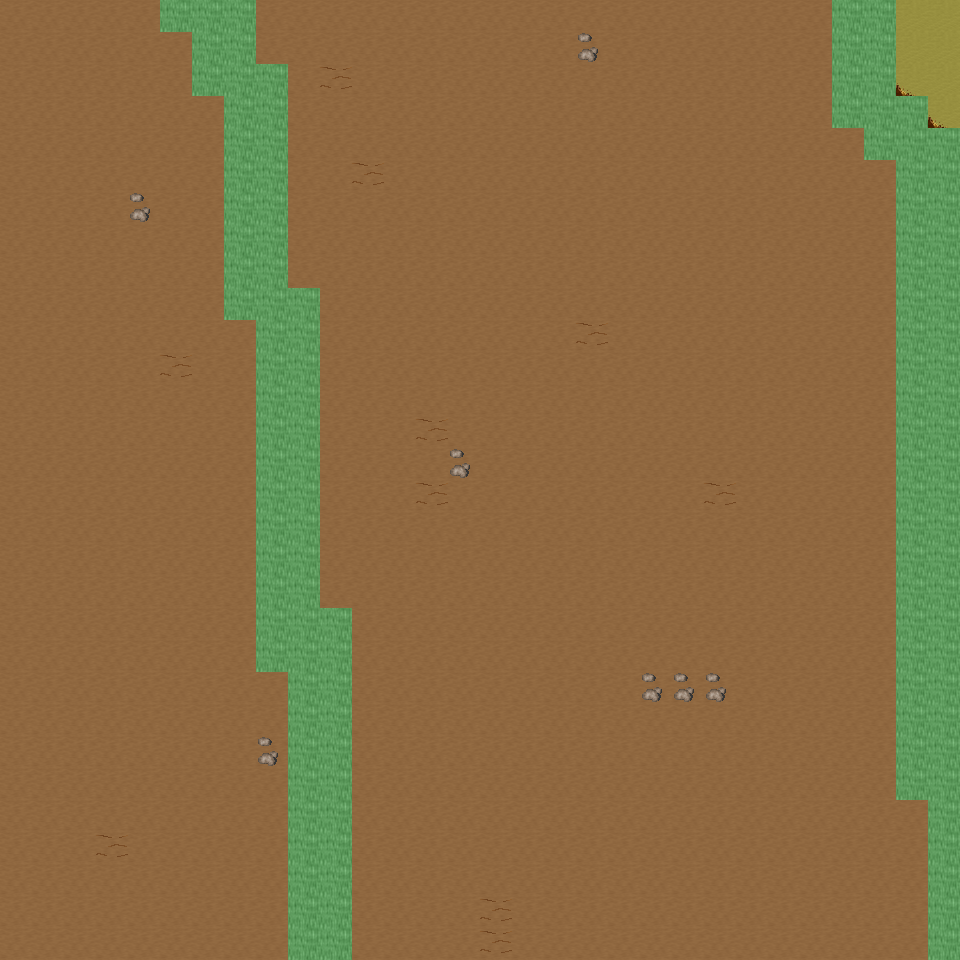

Tiled map render using the project's own tile images. Description and the map definition, with tile-layer contents summarised, below:
An orthogonal 30x30 tile map with 32x32 px tiles, 6 tile layers (Ground, Object, Object2, Above, ...), 34 tilesets and 6 objects (6x mapExit).

<map version="1.0" orientation="orthogonal" renderorder="right-down" width="30" height="30" tilewidth="32" tileheight="32" nextobjectid="7">
  <tileset firstgid="1" name="tileset_ground_ground" tilewidth="32" tileheight="32" tilecount="33" columns="3">
    <image source="../drawable/tileset_ground_ground.png" width="96" height="352" />
  </tileset>
  <tileset firstgid="34" name="tileset_ground_rock_pebbles" tilewidth="32" tileheight="32" tilecount="3" columns="1">
    <image source="../drawable/tileset_ground_rock_pebbles.png" width="32" height="96" />
  </tileset>
  <tileset firstgid="37" name="tileset_ground_grass_edges" tilewidth="32" tileheight="32" tilecount="36" columns="12">
    <image source="../drawable/tileset_ground_grass_edges.png" width="384" height="96" />
  </tileset>
  <tileset firstgid="73" name="tileset_plant_flower_daisy_white" tilewidth="32" tileheight="32" tilecount="8" columns="2">
    <image source="../drawable/tileset_plant_flower_daisy_white.png" width="64" height="128" />
  </tileset>
  <tileset firstgid="81" name="tileset_ground_ridge_earth_dark" tilewidth="32" tileheight="32" tilecount="96" columns="12">
    <image source="../drawable/tileset_ground_ridge_earth_dark.png" width="384" height="256" />
  </tileset>
  <tileset firstgid="177" name="tileset_plant_grasses" tilewidth="32" tileheight="32" tilecount="6" columns="3">
    <image source="../drawable/tileset_plant_grasses.png" width="96" height="64" />
  </tileset>
  <tileset firstgid="183" name="tileset_ground_earth_edges" tilewidth="32" tileheight="32" tilecount="18" columns="6">
    <image source="../drawable/tileset_ground_earth_edges.png" width="192" height="96" />
  </tileset>
  <tileset firstgid="201" name="tileset_item_statue_green_stone_3" tilewidth="32" tileheight="32" tilecount="3" columns="1">
    <image source="../drawable/tileset_item_statue_green_stone_3.png" width="32" height="96" />
  </tileset>
  <tileset firstgid="204" name="tileset_ground_rock_rocks_2" tilewidth="32" tileheight="32" tilecount="4" columns="2">
    <image source="../drawable/tileset_ground_rock_rocks_2.png" width="64" height="64" />
  </tileset>
  <tileset firstgid="208" name="tileset_item_corpse_huge_animal" tilewidth="32" tileheight="32" tilecount="16" columns="2">
    <image source="../drawable/tileset_item_corpse_huge_animal.png" width="64" height="256" />
  </tileset>
  <tileset firstgid="224" name="tileset_item_statue_green_stone" tilewidth="32" tileheight="32" tilecount="12" columns="4">
    <image source="../drawable/tileset_item_statue_green_stone.png" width="128" height="96" />
  </tileset>
  <tileset firstgid="236" name="tileset_logic_creature_animal" tilewidth="32" tileheight="32" tilecount="32" columns="8">
    <image source="../drawable/tileset_logic_creature_animal.png" width="256" height="128" />
  </tileset>
  <tileset firstgid="268" name="tileset_logic_collision" tilewidth="32" tileheight="32" tilecount="1" columns="1">
    <image source="../drawable/tileset_logic_collision.png" width="32" height="32" />
  </tileset>
  <tileset firstgid="269" name="tileset_plant_tree_taller_trees" tilewidth="32" tileheight="32" tilecount="32" columns="8">
    <image source="../drawable/tileset_plant_tree_taller_trees.png" width="256" height="128" />
  </tileset>
  <tileset firstgid="301" name="tileset_plant_tree_spruce" tilewidth="32" tileheight="32" tilecount="6" columns="2">
    <image source="../drawable/tileset_plant_tree_spruce.png" width="64" height="96" />
  </tileset>
  <tileset firstgid="307" name="tileset_plant_bush_bush_mult_colored" tilewidth="32" tileheight="32" tilecount="6" columns="3">
    <image source="../drawable/tileset_plant_bush_bush_mult_colored.png" width="96" height="64" />
  </tileset>
  <tileset firstgid="313" name="tileset_plant_bush_bush_pinks" tilewidth="32" tileheight="32" tilecount="4" columns="2">
    <image source="../drawable/tileset_plant_bush_bush_pinks.png" width="64" height="64" />
  </tileset>
  <tileset firstgid="317" name="tileset_plant_flower_flower_bed_1" tilewidth="32" tileheight="32" tilecount="35" columns="7">
    <image source="../drawable/tileset_plant_flower_flower_bed_1.png" width="224" height="160" />
  </tileset>
  <tileset firstgid="352" name="tileset_plant_flower_small_flower_bed" tilewidth="32" tileheight="32" tilecount="12" columns="3">
    <image source="../drawable/tileset_plant_flower_small_flower_bed.png" width="96" height="128" />
  </tileset>
  <tileset firstgid="364" name="tileset_plant_flower_small_flower_bed_2" tilewidth="32" tileheight="32" tilecount="12" columns="3">
    <image source="../drawable/tileset_plant_flower_small_flower_bed_2.png" width="96" height="128" />
  </tileset>
  <tileset firstgid="376" name="tileset_furniture_chair_bench_wooden" tilewidth="32" tileheight="32" tilecount="8" columns="2">
    <image source="../drawable/tileset_furniture_chair_bench_wooden.png" width="64" height="128" />
  </tileset>
  <tileset firstgid="384" name="tileset_building_decoration_pool" tilewidth="32" tileheight="32" tilecount="9" columns="3">
    <image source="../drawable/tileset_building_decoration_pool.png" width="96" height="96" />
  </tileset>
  <tileset firstgid="393" name="tileset_building_decoration_stone_details" tilewidth="32" tileheight="32" tilecount="4" columns="2">
    <image source="../drawable/tileset_building_decoration_stone_details.png" width="64" height="64" />
  </tileset>
  <tileset firstgid="397" name="tileset_building_decoration_orbpedestal" tilewidth="32" tileheight="32" tilecount="2" columns="1">
    <image source="../drawable/tileset_building_decoration_orbpedestal.png" width="32" height="64" />
  </tileset>
  <tileset firstgid="399" name="tileset_object_birds" tilewidth="32" tileheight="32" tilecount="4" columns="2">
    <image source="../drawable/tileset_object_birds.png" width="64" height="64" />
  </tileset>
  <tileset firstgid="403" name="tileset_building_gazebo" tilewidth="32" tileheight="32" tilecount="21" columns="3">
    <image source="../drawable/tileset_building_gazebo.png" width="96" height="224" />
  </tileset>
  <tileset firstgid="424" name="tileset_ground_green_paving" tilewidth="32" tileheight="32" tilecount="18" columns="3">
    <image source="../drawable/tileset_ground_green_paving.png" width="96" height="192" />
  </tileset>
  <tileset firstgid="442" name="tileset_plant_tree_pine_tree" tilewidth="32" tileheight="32" tilecount="20" columns="4">
    <image source="../drawable/tileset_plant_tree_pine_tree.png" width="128" height="160" />
  </tileset>
  <tileset firstgid="462" name="tileset_plant_tree_pine_tree_1" tilewidth="32" tileheight="32" tilecount="20" columns="4">
    <image source="../drawable/tileset_plant_tree_pine_tree_1.png" width="128" height="160" />
  </tileset>
  <tileset firstgid="482" name="tileset_plant_tree_cherry_blossom_tree" tilewidth="32" tileheight="32" tilecount="9" columns="3">
    <image source="../drawable/tileset_plant_tree_cherry_blossom_tree.png" width="96" height="96" />
  </tileset>
  <tileset firstgid="491" name="tileset_logic_item_fruits" tilewidth="32" tileheight="32" tilecount="10" columns="10">
    <image source="../drawable/tileset_logic_item_fruits.png" width="256" height="64" />
  </tileset>
  <tileset firstgid="501" name="tileset_plant_bushes_and_trees" tilewidth="32" tileheight="32" tilecount="144" columns="16">
    <image source="../drawable/tileset_plant_bushes_and_trees.png" width="512" height="289" />
  </tileset>
  <tileset firstgid="645" name="tileset_plant_bush_leafy" tilewidth="32" tileheight="32" tilecount="48" columns="8">
    <image source="../drawable/tileset_plant_bush_leafy.png" width="256" height="192" />
  </tileset>
  <tileset firstgid="693" name="tileset_plant_bush_flowering" tilewidth="32" tileheight="32" tilecount="72" columns="8">
    <image source="../drawable/tileset_plant_bush_flowering.png" width="256" height="288" />
  </tileset>
  <layer name="Ground" width="30" height="30">
    <data>[900 cells, 900 non-empty, 2 distinct tile ids]</data>
  </layer>
  <layer name="Object" width="30" height="30">
    <data>[900 cells, 141 non-empty, 17 distinct tile ids]</data>
  </layer>
  <layer name="Object2" width="30" height="30">
    <data>[900 cells, 1 non-empty, 1 distinct tile ids]</data>
  </layer>
  <layer name="Above" width="30" height="30">
    <data>[900 cells, 0 non-empty, 0 distinct tile ids]</data>
  </layer>
  <layer name="Above2" width="30" height="30">
    <data>[900 cells, 0 non-empty, 0 distinct tile ids]</data>
  </layer>
  <layer name="Walkable" width="30" height="30">
    <data>[900 cells, 122 non-empty, 1 distinct tile ids]</data>
  </layer>
  <objectgroup name="MapEvents">
    <object id="1" name="north" type="mapExit" x="0" y="0" width="160" height="32">
      <properties>
        <property name="map" value="level_0_x68_y43" />
        <property name="x" value="0" />
        <property name="y" value="28" />
      </properties>
    </object>
    <object id="2" name="north2" type="mapExit" x="256" y="0" width="576" height="32">
      <properties>
        <property name="map" value="level_0_x68_y43" />
        <property name="x" value="8" />
        <property name="y" value="28" />
      </properties>
    </object>
    <object id="3" name="north3" type="mapExit" x="896" y="0" width="64" height="32">
      <properties>
        <property name="map" value="level_0_x68_y43" />
        <property name="x" value="28" />
        <property name="y" value="28" />
      </properties>
    </object>
    <object id="4" name="south" type="mapExit" x="0" y="928" width="288" height="32">
      <properties>
        <property name="map" value="level_0_x68_y45" />
        <property name="x" value="0" />
        <property name="y" value="1" />
      </properties>
    </object>
    <object id="5" name="south2" type="mapExit" x="352" y="928" width="576" height="32">
      <properties>
        <property name="map" value="level_0_x68_y45" />
        <property name="x" value="11" />
        <property name="y" value="1" />
      </properties>
    </object>
    <object id="6" name="east" type="mapExit" x="928" y="0" width="32" height="128">
      <properties>
        <property name="map" value="level_0_x69_y44" />
        <property name="x" value="1" />
        <property name="y" value="0" />
      </properties>
    </object>
  </objectgroup>
</map>
